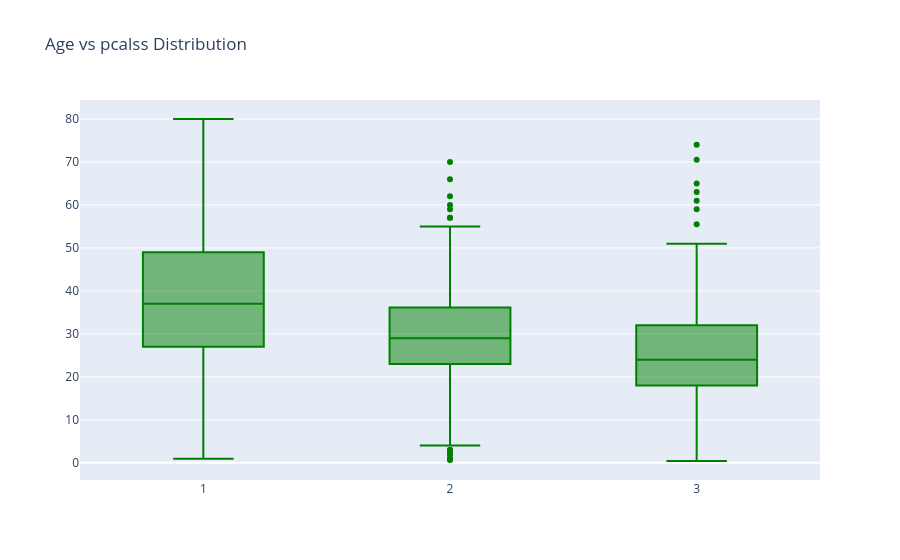

Notebook code for this chart:
### Code cell
trace=go.Box(x=data['Pclass'],
             y=data['Age'],
             marker={'color':'green'})
layout=go.Layout(title="Age vs pcalss Distribution")
fig=go.Figure(data=trace,layout=layout)
fig.show()

### Figure 1 — Plotly figure (JSON) as saved in the notebook; plotly's stock layout.template omitted (floating-point values rounded to 4 significant figures; data arrays with more than 128 entries replaced by an {"elided": "..."} marker saying what was removed)
{"data": [{"marker": {"color": "green"}, "type": "box", "x": {"elided": "891 int values"}, "y": {"elided": "891 float values"}}], "layout": {"title": {"text": "Age vs pcalss Distribution"}}}
